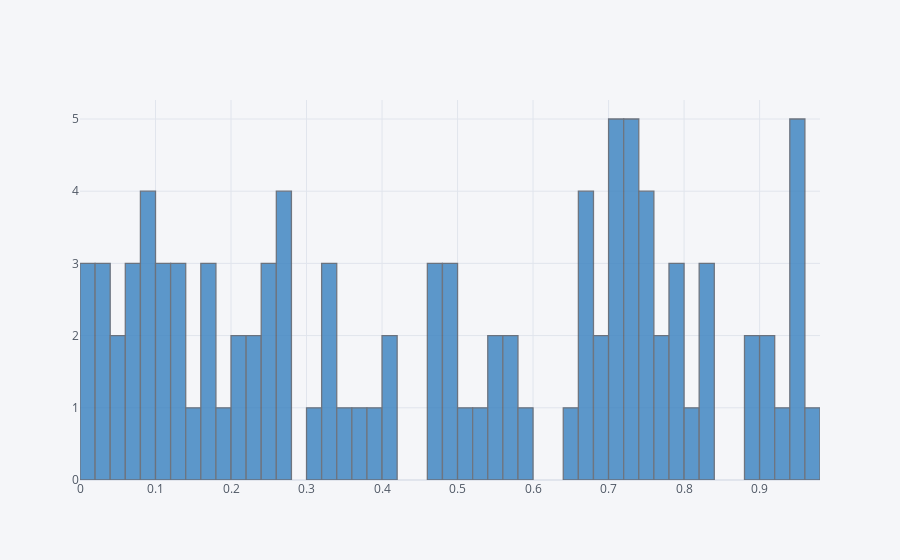

Write notebook code for a chart like this one.
### Code cell
#create a histogram of column 'A' in df
df['A'].iplot(kind = 'hist', bins = 50, color = 'blue')

### Figure 1 — Plotly figure (JSON) as saved in the notebook; plotly's stock layout.template omitted (floating-point values rounded to 4 significant figures)
{"data": [{"histfunc": "count", "histnorm": "", "marker": {"color": "rgba(55, 128, 191, 1.0)", "line": {"color": "#4D5663", "width": 1.3}}, "name": "A", "nbinsx": 50, "opacity": 0.8, "orientation": "v", "type": "histogram", "x": [0.9001, 0.5345, 0.02384, 0.2266, 0.5927, 0.758, 0.8345, 0.6813, 0.2729, 0.7993, 0.1472, 0.7674, 0.8232, 0.9542, 0.7447, 0.08872, 0.4741, 0.08741, 0.3633, 0.07878, 0.6721, 0.5121, 0.6511, 0.08741, 0.3449, 0.9517, 0.1374, 0.3238, 0.6868, 0.396, 0.9418, 0.4697, 0.2244, 0.4822, 0.2449, 0.02299, 0.8997, 0.9677, 0.2797, 0.1259, 0.5758, 0.6744, 0.8007, 0.01212, 0.7292, 0.4892, 0.3116, 0.7775, 0.4981, 0.8865, 0.5507, 0.1662, 0.2155, 0.8373, 0.1626, 0.9145, 0.04037, 0.2742, 0.7291, 0.07219, 0.6778, 0.02477, 0.3374, 0.7935, 0.7192, 0.7366, 0.06964, 0.7371, 0.08838, 0.1051, 0.6757, 0.4031, 0.05144, 0.009215, 0.2609, 0.7026, 0.7342, 0.2075, 0.5756, 0.4718, 0.7022, 0.5495, 0.7055, 0.2422, 0.7511, 0.9566, 0.1028, 0.1049, 0.7169, 0.94, 0.7974, 0.1875, 0.01604, 0.2436, 0.7527, 0.3279, 0.1616, 0.9346, 0.137, 0.4096]}], "layout": {"barmode": "overlay", "legend": {"bgcolor": "#F5F6F9", "font": {"color": "#4D5663"}}, "paper_bgcolor": "#F5F6F9", "plot_bgcolor": "#F5F6F9", "title": {"font": {"color": "#4D5663"}}, "xaxis": {"gridcolor": "#E1E5ED", "showgrid": true, "tickfont": {"color": "#4D5663"}, "title": {"font": {"color": "#4D5663"}, "text": ""}, "zerolinecolor": "#E1E5ED"}, "yaxis": {"gridcolor": "#E1E5ED", "showgrid": true, "tickfont": {"color": "#4D5663"}, "title": {"font": {"color": "#4D5663"}, "text": ""}, "zerolinecolor": "#E1E5ED"}}}
